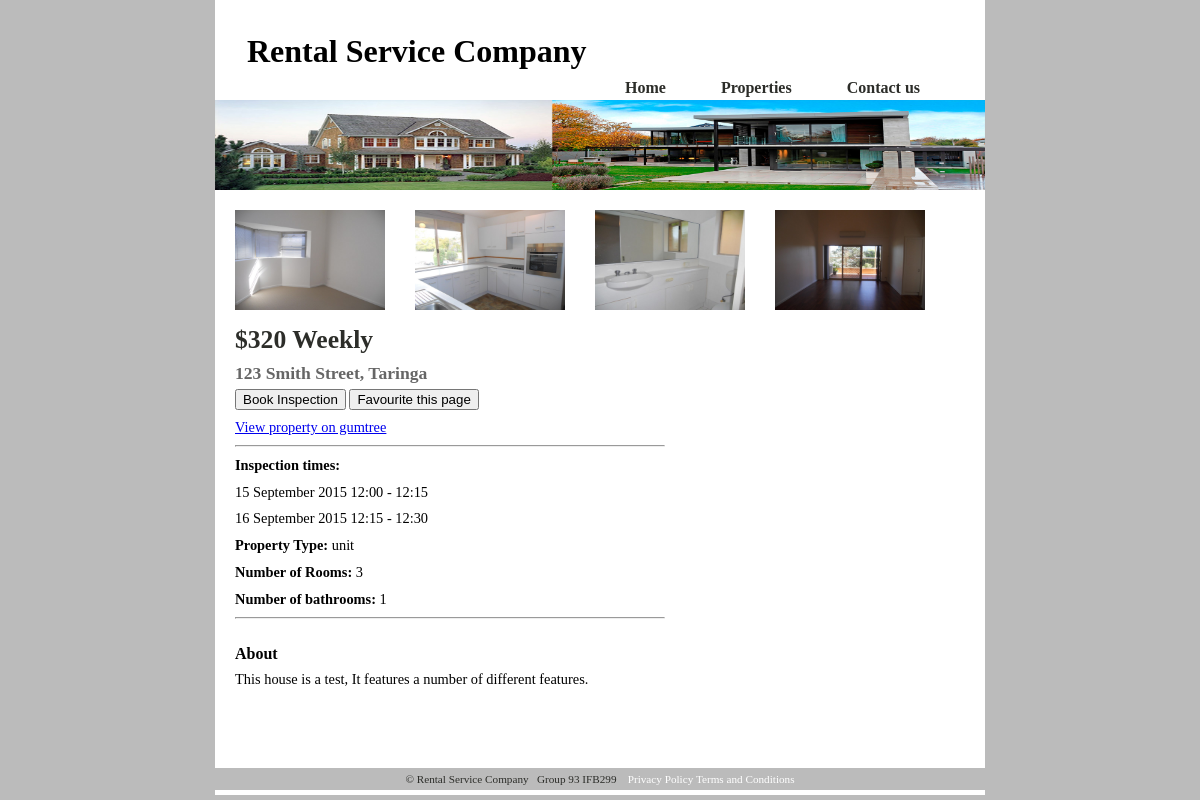
/properties_page.php?ID=1, run on the app's committed database.
### tables this page shows
CREATE TABLE `property_images` (
	`imageid` int NOT NULL AUTO_INCREMENT,	
	`propertyid` int NOT NULL,
	`image_decription` varchar(20) NOT NULL,
	`image_path` varchar(50) NOT NULL,
  PRIMARY KEY (`imageid`),
FOREIGN KEY (propertyid) REFERENCES property_details(propertyid)
);

CREATE TABLE `property_details` (
	`propertyid` int NOT NULL AUTO_INCREMENT,
	`employeeid` int,
	`tenantid`  int,
	`ownerid`  int,
	`street_address` VARCHAR(50) NOT NULL,
	`suburb` VARCHAR(50) NOT NULL,
	`number_rooms` int NOT NULL,
	`property_type` VARCHAR(20) NOT NULL,
	`furnished` boolean Not null,
	`number_bathrooms` int NOT NULL,
	`description` VARCHAR(250) NOT NULL,
	`rent_amt` int NOT NULL,
	`gumtree_url` varchar(150),
	`inspection_time1` varchar(50) NOT NULL,	
	`inspection_time2` varchar(50) NOT NULL,
	
	`posted` boolean NOT NULL,	
  PRIMARY KEY (`propertyid`)
);

### properties_page.php (the view, shortened to what this page needs)
<html xmlns="http://www.w3.org/1999/xhtml">
<?php
$p_id = $_GET['ID'];
	$dbhost 	= "localhost";
	$dbname		= "1008545";
	$dbuser		= "1008545";
	$dbpass		= "IFB299GROUP93";
			try {
					$pdo = new PDO("mysql:host=$dbhost;dbname=$dbname",$dbuser,$dbpass);
					$pdo->setAttribute(PDO::ATTR_ERRMODE, PDO::ERRMODE_EXCEPTION);
					$recordset = $pdo->query("SELECT * FROM property_details WHERE propertyid = '$p_id'")->fetchAll(PDO::FETCH_ASSOC);
					$recordimages = $pdo->query("SELECT * FROM property_images WHERE propertyid = '$p_id'")->fetchAll(PDO::FETCH_ASSOC);
					$recCount = $pdo->prepare("SELECT count(*) FROM property_details WHERE propertyid = '$p_id'");
					$recCount->execute();
					$num_properties = $recCount->fetchColumn();
				}
			catch(PDOException $e)
				{
					echo $e->getMessage();
				}
?>
<head>
    <link href="main_9.css" rel="stylesheet" type="text/css"/>
</head>
<body>
<div id="outside">
	<div id="header">
		<br>
		<h1>Rental Service Company</h1>
			<div id="Menu">
				<ul>
					<li><a href="home.html" class="current"> Home </a> </li>
					<li><a href="properties.html" class="current"> Properties </a> </li>
					<li><a href="contactus.html" class="current"> Contact us </a> </li>
				</ul>
			</div>
	</div>
	<div id="secondBanner">
		<img src="images/house3.jpg" width="770" height="90" alt="welcome to Property Service"/>
	</div>
	<div id="bigContent">
			<div>
			<?php
					foreach ($recordimages as $image)
					{
						echo '<a href="/images/', $image['image_path'],'" target="_blank" >';
						echo '<img style="float: left; margin: 15px 15px 15px 15px; width: 150px;height: 100px;border:0" src="/images/',$image['image_path'], '" alt="', $image['image_decription'], '">';
						echo '</a>';
					}
			?>
			</div>
			<div id="secondContent">
			<?php
			if ($num_properties == 0)
			{
				echo "<h3>Property not found</h3>";
			}
			else
			{
				foreach ($recordset as $record)
				{
					echo "<h1>$",$record['rent_amt'], " Weekly</h1>";
					echo "<h3>",$record['street_address'],", ",$record['suburb'],  "</h3>";
					echo '<p><input class="submit_button" type="submit" value="Book Inspection"> <input class="submit_button" type="submit" value="Favourite this page"> </p>';
					echo '<p><a href="',$record['gumtree_url'],'" target="_blank">View property on gumtree</a></p>';
					echo "<hr></hr>";
					echo '<p><b>Inspection times:</b>', "</p>";
					echo "<p>", $record['inspection_time1'], '</p>';
					echo "<p>", $record['inspection_time2'], "</p>";
					echo "<p><b>Property Type: </b>",$record['property_type'],  "</p>";
					echo "<p><b>Number of Rooms: </b>",$record['number_rooms'],  "</p>";
					echo "<p><b>Number of bathrooms: </b>",$record['number_bathrooms'],  "</p>";
					echo "<hr> </hr>";
					echo "<b><Br>About</BR></b><p>", $record['description'], "</p>";
				}
			}
			?>
				<br>
				<br>
				<br>
				<br>
			</div>
				<div id="news">
				</div>
	</div>
</div>
		<div id="footer">
			<p> &#169; Rental Service Company &nbsp; Group 93 IFB299 &nbsp;&nbsp;
				<a href="privacy.html"> Privacy Policy</a>
				<a href="term.html"> Terms and Conditions</a>
			</p>
		</div>
</body>
</html>

### main_9.css (style rules this page uses)
body { font-family: "Century Gothic"; background: #bbbbbb; margin: 0; padding: 0; }
p, h1, h2, h3, h4, h5, h6, li { margin: 1ex 1em; }
div#outside { width: 770px; margin: 0 auto; background: #ffffff url(images/sky2.png);no-repeat; height:100px; }
div#header { height: 100px; position: relative; }
div#secondBanner { height: 90px; }
div#bigContent { background-color: #ffffff; padding:5px; }
#header #Menu { position: absolute; left: 380px; bottom: 0; }
#Menu ul { list-style: none; margin: 0; padding: 0; }
#Menu li { float: left; margin: 0; padding: 0; }
#Menu li a:link, #Menu li a:visited { font-family: "Century Gothic"; display:block; color: 2c2d29; font-weight: bold; text-decoration: none; padding: 0 15px 0 30px; margin-right: 10px; line-height: 25px; border: none; }
#bigContent div#secondContent { float: left; width: 430px; margin: 0; padding: 0 15px; }
#secondContent p { font-family: "Century Gothic"; font-size: .9em; line-height: 1.4em; color: #000; margin: 1ex 0; }
#secondContent h1, #secondContent h2, #secondContent h3, #secondContent h4 { font-family: "Century Gothic"; }
#secondContent h1 { font-size: 1.6em; font-weight: bold; color: 2c2d29; margin: 0 0 .4ex 0; }
#secondContent h3 { font-size: 1.1em; font-weight: bold; color: #666; margin: 1ex 0 -.2ex 0; }
div#footer { clear: both; background: #bbb; margin: 0 auto; padding: 5px; }
#footer p { font-family: "Century Gothic"; font-size: .70em; color: 2c2d29; margin: 0; padding: 0; text-align: center; }
#footer a { color: ffffff; text-decoration: none; }

### data on the page
property_images: image_path (picture)
property_images: image_path (picture)
property_images: image_path (picture)
property_images: image_path (picture)
property_details: rent_amt "320", street_address "123 Smith Street", suburb "Taringa", inspection_time1 "15 September 2015 12:00 - 12:15", inspection_time2 "16 September 2015 12:15 - 12:30", property_type "unit", number_rooms "3", number_bathrooms "1", description "This house is a test, It features a number of different features."
